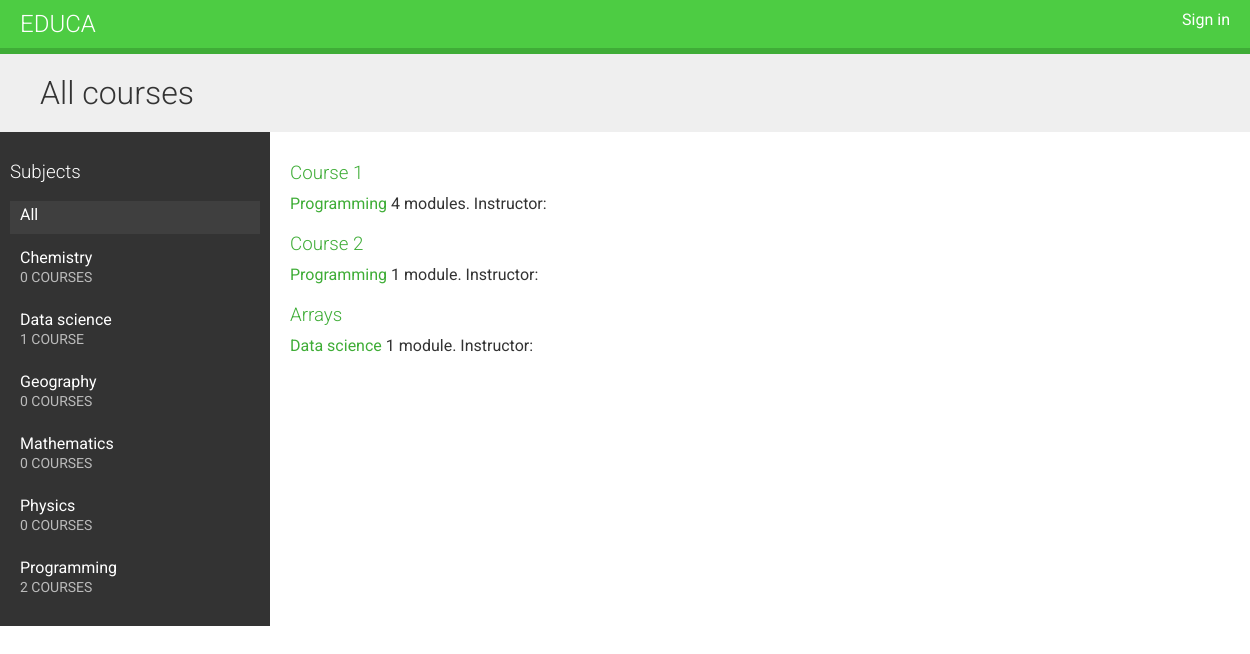
The app's page /, older data.
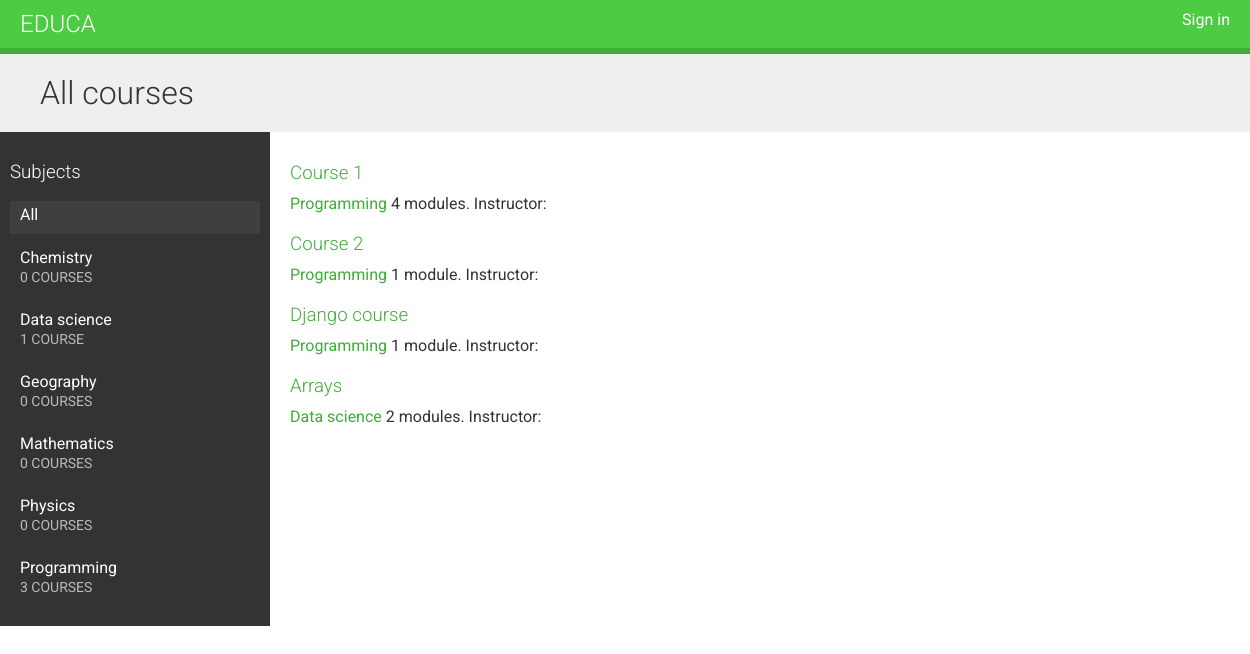
The same page, newer data.
### courses/models.py (models this page shows, shortened)
class Subject(models.Model):
    title = models.CharField(max_length=200)
    slug = models.SlugField(max_length=200, unique=True)
    class Meta:
        ordering = ['title']
    def  __str__(self):
        return self.title

class Course(models.Model):
    owner = models.ForeignKey(User, related_name='courses_created', on_delete=models.CASCADE)
    subject = models.ForeignKey(Subject, related_name='courses', on_delete=models.CASCADE)
    title = models.CharField(max_length=200)
    slug = models.SlugField(max_length=200, unique=True)
    overview = models.TextField()
    created = models.DateTimeField(auto_now_add=True)
    students = models.ManyToManyField(User, related_name='courses_joined', blank=True)
    class Meta:
        ordering = ['-created']

### courses/views.py (the view)
# urls.py: path('', CourseListView.as_view(), name='course_list'),
class CourseListView(TemplateResponseMixin, View):  #filter by subjects if a subject slug is provided
    model = Course
    template_name = 'courses/course/list.html'
    def get(self, request, subject=None):  #none is d default if subject is not provided. it is falsy.
        subjects = Subject.objects.annotate(
            total_courses=Count('courses')
        )
        courses = Course.objects.annotate(
            total_modules=Count('modules')
        )
        if subject:  #if subject is provided, do this. A truthy value
            subject = get_object_or_404(Subject, slug=subject)
            courses = courses.filter(subject=subject)
        return self.render_to_response({
            'subjects': subjects,
            'subject': subject,
            'courses': courses
        })

### courses/templates/courses/course/list.html (shortened to what this page needs)
{% extends 'base.html' %}
{% block content %}
    <h1>
        {% if subject %}
            {{ subject.title }} courses
        {% else %}
            All courses
        {% endif %}
    </h1>
    <div class="contents">
        <h3>Subjects</h3>
        <ul id="modules">
            <li {% if not subject %} class="selected" {% endif %}>
                <a href="{% url 'course_list' %}">All</a>
            </li>
            {% for s in subjects %}
                <li {% if subject == s %} class="selected" {% endif %}>
                    <a href="{% url 'course_list_subject' s.slug %}">
                        {{ s.title }}
                        <br>
                        <span>
                            {{ s.total_courses }} course{{ s.total_courses|pluralize }}
                        </span>
                    </a>
                </li>
            {% endfor %}
        </ul>
    </div>
    <div class="module">
        {% for course in courses %}
            {% with subject=course.subject %}
                <h3>
                    <a href="{% url 'course_detail' course.slug %}">
                        {{ course.title }}
                    </a>
                </h3>
                <p>
                    <a href="{% url 'course_list_subject' subject.slug %}">
                        {{ subject }}
                    </a>
                    {{ course.total_modules }} module{{ course.total_modules|pluralize }}.
                    Instructor: {{ course.owner.get_full_name }}
                </p>
            {% endwith %}
        {% endfor %}
    </div>
{% endblock %}

Row changes from the older to the newer data that the page shows:
computed for Subject "Programming": total_courses "2" → "3"
added Course: title "Django course", subject "Programming", total_modules "1"
computed for Course "Arrays": total_modules "1" → "2"
